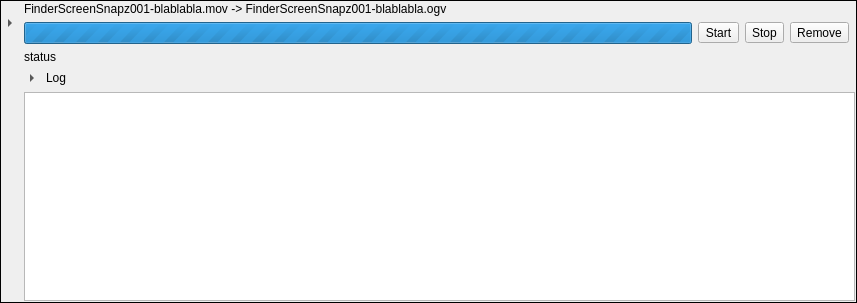
<?xml version="1.0" encoding="UTF-8"?>
<ui version="4.0">
 <class>QueueItem</class>
 <widget class="QFrame" name="QueueItem">
  <property name="geometry">
   <rect>
    <x>0</x>
    <y>0</y>
    <width>857</width>
    <height>303</height>
   </rect>
  </property>
  <property name="sizePolicy">
   <sizepolicy hsizetype="Preferred" vsizetype="Minimum">
    <horstretch>0</horstretch>
    <verstretch>0</verstretch>
   </sizepolicy>
  </property>
  <property name="focusPolicy">
   <enum>Qt::ClickFocus</enum>
  </property>
  <property name="windowTitle">
   <string>Frame</string>
  </property>
  <property name="autoFillBackground">
   <bool>true</bool>
  </property>
  <property name="frameShape">
   <enum>QFrame::Box</enum>
  </property>
  <layout class="QGridLayout" name="gridLayout">
   <property name="margin">
    <number>1</number>
   </property>
   <item row="3" column="2" colspan="5">
    <widget class="QFrame" name="details">
     <layout class="QGridLayout" name="gridLayout_2">
      <property name="margin">
       <number>0</number>
      </property>
      <item row="1" column="0" colspan="4">
       <widget class="QLabel" name="status">
        <property name="sizePolicy">
         <sizepolicy hsizetype="Preferred" vsizetype="Fixed">
          <horstretch>0</horstretch>
          <verstretch>0</verstretch>
         </sizepolicy>
        </property>
        <property name="text">
         <string>status</string>
        </property>
       </widget>
      </item>
      <item row="3" column="0" colspan="4">
       <widget class="QTextEdit" name="log">
        <property name="focusPolicy">
         <enum>Qt::NoFocus</enum>
        </property>
        <property name="readOnly">
         <bool>true</bool>
        </property>
       </widget>
      </item>
      <item row="2" column="0">
       <widget class="QToolButton" name="log_toggle">
        <property name="sizePolicy">
         <sizepolicy hsizetype="Fixed" vsizetype="Fixed">
          <horstretch>0</horstretch>
          <verstretch>0</verstretch>
         </sizepolicy>
        </property>
        <property name="maximumSize">
         <size>
          <width>16</width>
          <height>16</height>
         </size>
        </property>
        <property name="focusPolicy">
         <enum>Qt::NoFocus</enum>
        </property>
        <property name="text">
         <string>Log</string>
        </property>
        <property name="checkable">
         <bool>true</bool>
        </property>
        <property name="autoRaise">
         <bool>true</bool>
        </property>
        <property name="arrowType">
         <enum>Qt::RightArrow</enum>
        </property>
       </widget>
      </item>
      <item row="2" column="1">
       <widget class="QLabel" name="label_3">
        <property name="text">
         <string>Log</string>
        </property>
       </widget>
      </item>
     </layout>
    </widget>
   </item>
   <item row="1" column="2">
    <widget class="QProgressBar" name="progress">
     <property name="maximum">
      <number>0</number>
     </property>
     <property name="value">
      <number>-1</number>
     </property>
    </widget>
   </item>
   <item row="0" column="2" colspan="4">
    <widget class="QLabel" name="filenames">
     <property name="sizePolicy">
      <sizepolicy hsizetype="Preferred" vsizetype="Fixed">
       <horstretch>0</horstretch>
       <verstretch>0</verstretch>
      </sizepolicy>
     </property>
     <property name="text">
      <string>FinderScreenSnapz001-blablabla.mov -&gt; FinderScreenSnapz001-blablabla.ogv</string>
     </property>
    </widget>
   </item>
   <item row="1" column="5">
    <widget class="QToolButton" name="remove">
     <property name="focusPolicy">
      <enum>Qt::NoFocus</enum>
     </property>
     <property name="text">
      <string>Remove</string>
     </property>
    </widget>
   </item>
   <item row="1" column="3">
    <widget class="QToolButton" name="start">
     <property name="focusPolicy">
      <enum>Qt::NoFocus</enum>
     </property>
     <property name="text">
      <string>Start</string>
     </property>
    </widget>
   </item>
   <item row="0" column="0" rowspan="2">
    <widget class="QToolButton" name="details_toggle">
     <property name="sizePolicy">
      <sizepolicy hsizetype="Fixed" vsizetype="Fixed">
       <horstretch>0</horstretch>
       <verstretch>0</verstretch>
      </sizepolicy>
     </property>
     <property name="maximumSize">
      <size>
       <width>16</width>
       <height>16</height>
      </size>
     </property>
     <property name="focusPolicy">
      <enum>Qt::NoFocus</enum>
     </property>
     <property name="checkable">
      <bool>true</bool>
     </property>
     <property name="autoRaise">
      <bool>true</bool>
     </property>
     <property name="arrowType">
      <enum>Qt::RightArrow</enum>
     </property>
    </widget>
   </item>
   <item row="1" column="4">
    <widget class="QToolButton" name="stop">
     <property name="text">
      <string>Stop</string>
     </property>
    </widget>
   </item>
  </layout>
 </widget>
 <resources/>
 <connections>
  <connection>
   <sender>details_toggle</sender>
   <signal>toggled(bool)</signal>
   <receiver>details</receiver>
   <slot>setVisible(bool)</slot>
   <hints>
    <hint type="sourcelabel">
     <x>7</x>
     <y>8</y>
    </hint>
    <hint type="destinationlabel">
     <x>282</x>
     <y>101</y>
    </hint>
   </hints>
  </connection>
  <connection>
   <sender>log_toggle</sender>
   <signal>toggled(bool)</signal>
   <receiver>log</receiver>
   <slot>setVisible(bool)</slot>
   <hints>
    <hint type="sourcelabel">
     <x>34</x>
     <y>63</y>
    </hint>
    <hint type="destinationlabel">
     <x>293</x>
     <y>126</y>
    </hint>
   </hints>
  </connection>
 </connections>
</ui>
